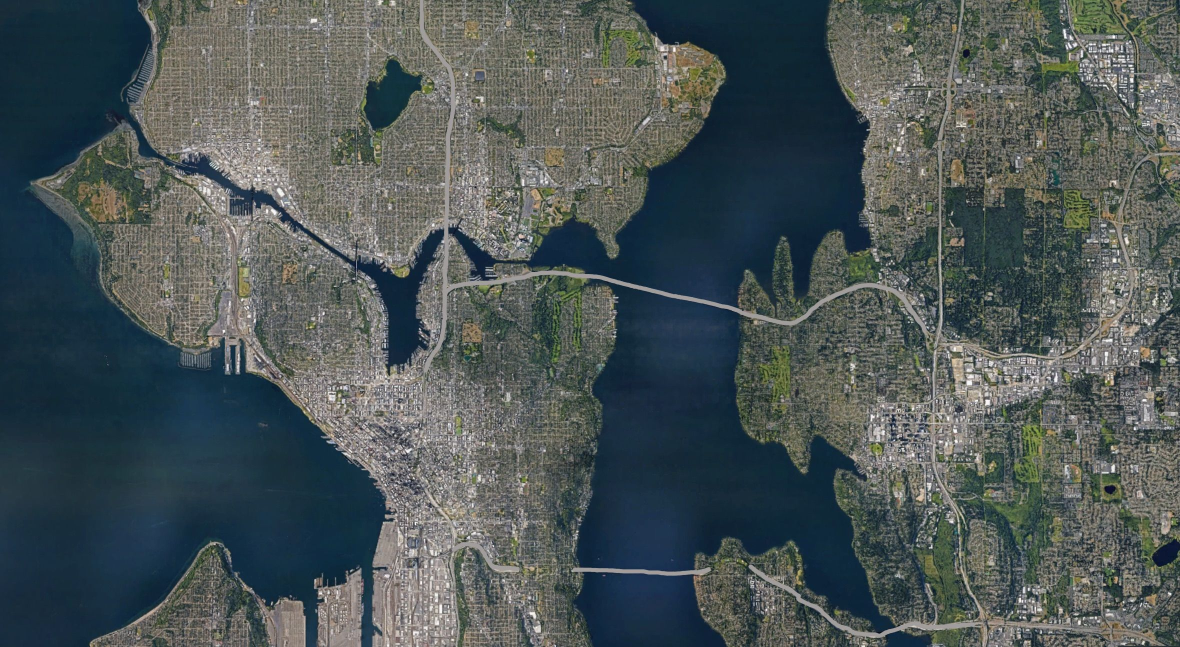
#> input picture pythonAttempt/images/LargerSeattle.jpg, 2360 x 1294 px (shown at 1/2 size); its folder holds only this picture in this run
$ python clusterWholeFolder.py   (older library calls are emulated)
#> lines starting #> are read from the running program, lines starting #| are printed output that depends on the picture
from PIL import Image, ImageDraw, ImageColor
import numpy as np
from sklearn.cluster import KMeans
import random
import sys
import os

postItWidth = 15
postItHeight = 11
canvasWidth = 1155
canvasHeight = 792

rose = (196, 85, 101)
orange = (212, 135, 63)
blue = (50, 139, 147)
pink = (194, 58, 124)
green = (138, 180, 52)
postItColors = (rose, orange, blue, pink, green)

def getAverageColor(img):
    pixels = img.load()
    r = 0
    g = 0
    b = 0
    count = 0
    for i in range(img.size[0]):
        for j in range(img.size[1]):
            pixelR, pixelG, pixelB = pixels[i,j]
            r += pixelR
            g += pixelG
            b += pixelB
            count += 1
    return (r//count, g//count, b//count)

def getDistance(c1, c2):
    r1, g1, b1 = c1
    r2, g2, b2 = c2
    rdist = r1 - r2
    gdist = g1 - g2
    bdist = b1 - b2
    return rdist * rdist + gdist * gdist + bdist * bdist

def getDistanceToOthers(centers, c):
    totalDistance = 0
    for center in centers:
        totalDistance += getDistance(c, center)
    return totalDistance


def mapCentersToPostItColors(postItColors, centers):
    distances = []
    for center in centers:
        distances.append(getDistanceToOthers(centers, center))
    orderedIndexes = []
    # print(sorted(distances))
    for dist in sorted(distances):
        orderedIndexes.append(distances.index(dist))
    # print(orderedIndexes)
    # print(postItColors)
    sortedPostItColors = sorted(postItColors, key=lambda x: getDistanceToOthers(postItColors, x))
    # print(sortedPostItColors)
    returnColors = [None] * len(sortedPostItColors)
    for i in range(len(sortedPostItColors)):
        index = orderedIndexes[i]
        color = sortedPostItColors[i]
        returnColors[index] = color
    # print(returnColors)
    return returnColors


    # [13 lines of commented-out code are left out]

def generateImg(path):
#> called with path = './images/LargerSeattle.jpg'
    img = Image.open(path)
#> img is the input picture: PIL image 2360x1294 RGB; mean R, G, B 76.2, 85.7, 86
    maxsize = (img.size[0] * canvasHeight // img.size[1], canvasHeight)
#> maxsize = (1444, 792)

    img = img.resize(maxsize, Image.ANTIALIAS)
#> img: PIL image 1444x792 RGB
    canvas = ImageDraw.Draw(img)

    subImg = img.crop((0, 0, 500, 500))
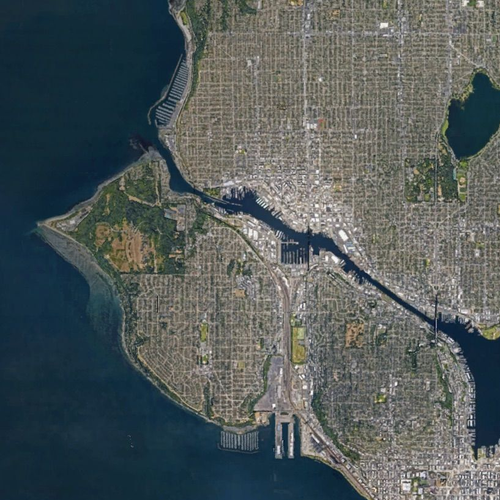
#> subImg: PIL image 500x500 RGB; mean R, G, B 81.8, 90.2, 90.6
    colors = []

    for i in range(0, canvasWidth, postItWidth):
        for j in range(0, canvasHeight, postItHeight):
            subImg = img.crop((i, j, i + postItWidth, j + postItHeight))
            c = getAverageColor(subImg)
            # canvas.rectangle((i, j, i + postItWidth, j + postItHeight), fill=c, outline=None)
            colors.append(c)
#> after the loop, colors = 5544 items, first 6: (24, 44, 56), (24, 43, 55), (19, 42, 56), (17, 40, 55), (17, 39, 53), (16, 39, 53)

    npColors = np.array(colors)
    kmeans = KMeans(n_clusters=5, random_state=0).fit(npColors)
    print(kmeans)
#| KMeans(n_clusters=5, random_state=0)
    print(kmeans.labels_)
#> (printed output is left out)
    centers = kmeans.cluster_centers_.astype(int)
#> centers = [[118, 116, 108], [21, 44, 61], [68, 79, 74], [96, 99, 91], [142, 137, 134]]
    print(centers)
#| [[118 116 108]
#|  [ 21  44  61]
#|  [ 68  79  74]
#|  [ 96  99  91]
#|  [142 137 134]]


    centers = mapCentersToPostItColors(postItColors, centers)
#> the loop in mapCentersToPostItColors, `for center in centers:` made 5 passes
#> after the loop in mapCentersToPostItColors, `for center in centers:`: distances = [24582, 58574, 22541, 17494, 48161]
#> the loop in mapCentersToPostItColors, `for dist in sorted(distances):` made 5 passes
#> dist on passes 1 to 5: 17494, 22541, 24582, 48161, 58574
#> after the loop in mapCentersToPostItColors, `for dist in sorted(distances):`: orderedIndexes = [3, 2, 0, 4, 1]
#> the loop in mapCentersToPostItColors, `for i in range(len(sortedPostItColors)):` made 5 passes
#> index on passes 1 to 5: 3, 2, 0, 4, 1
#> after the loop in mapCentersToPostItColors, `for i in range(len(sortedPostItColors)):`: returnColors = [(194, 58, 124), (50, 139, 147), (212, 135, 63), (196, 85, 101), (138, 180, 52)]
#> centers has the same summary as returnColors in mapCentersToPostItColors
    # random.shuffle(centers)
    count = 0
    for i in range(0, canvasWidth, postItWidth):
        for j in range(0, canvasHeight, postItHeight):
            c = centers[kmeans.labels_[count]]
            # print("c:", c)
            canvas.rectangle((i, j, i + postItWidth, j + postItHeight), fill=tuple(c), outline=None)
            count += 1
#> after the loop, count = 5544
    return img

if __name__ == "__main__":
    # setup
    for path in os.listdir("./images"):
        img = generateImg(os.path.join("./images", path))
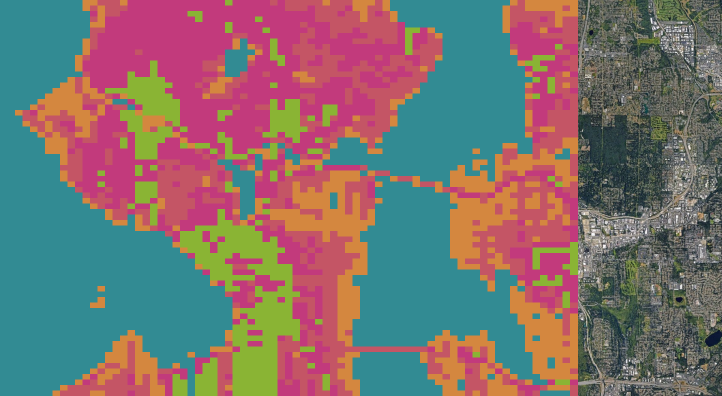
#> img: PIL image 1444x792 RGB (shown at 1/2 size); mean R, G, B 126.4, 112.2, 109.9
        img.save(os.path.join("./results", path), "png")

$ run again, on pythonAttempt/images/a4WithRoad.jpg
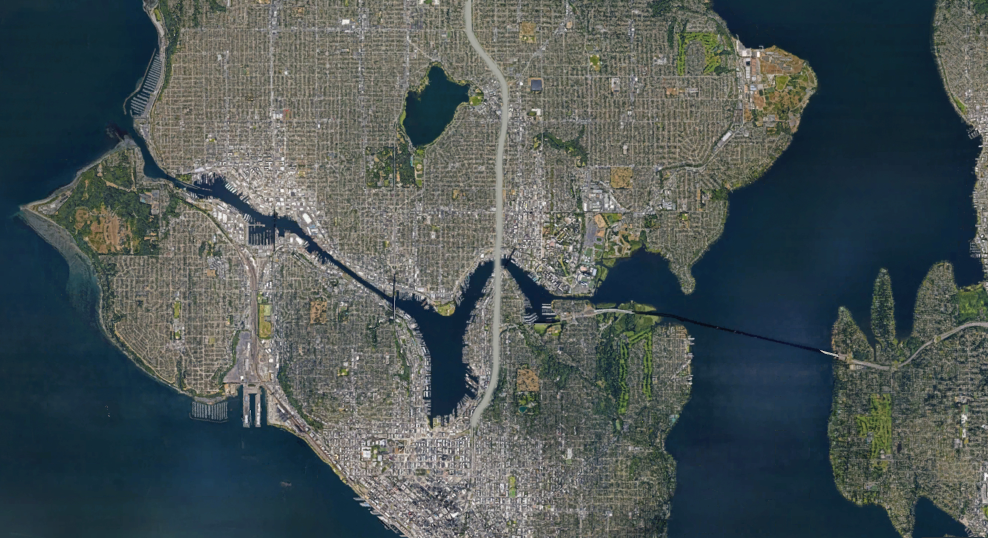
#> input picture pythonAttempt/images/a4WithRoad.jpg, 1976 x 1076 px (shown at 1/2 size)
#> in generateImg, img is the input picture: PIL image 1976x1076 RGB; mean R, G, B 74.5, 84.6, 85
#> in generateImg, `subImg = img.crop((0, 0, 500, 500))`:
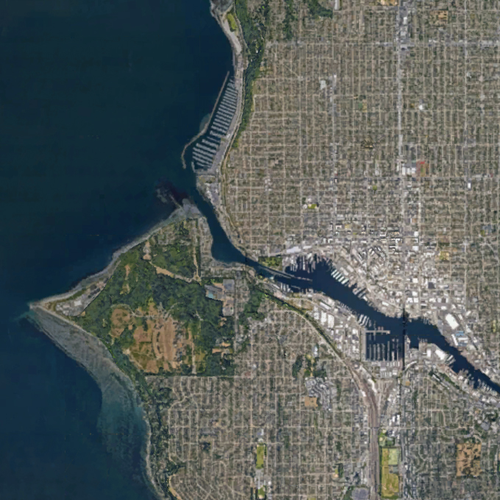
#> subImg: PIL image 500x500 RGB; mean R, G, B 83.8, 91.7, 90.3
#> after the loop in generateImg, `for i in range(0, canvasWidth, postItWidth):`: colors = 5544 items, first 6: (23, 44, 56), (22, 43, 56), (20, 42, 55), (16, 40, 54), (16, 41, 54), (16, 39, 52)
#| KMeans(n_clusters=5, random_state=0)
#> (printed output is left out)
#> in generateImg, `centers = kmeans.cluster_centers_.astype(int)`: centers = [[68, 80, 74], [118, 116, 107], [141, 138, 133], [21, 45, 61], [98, 101, 91]]
#| [[ 68  80  74]
#|  [118 116 107]
#|  [141 138 133]
#|  [ 21  45  61]
#|  [ 98 101  91]]
#> the loop in mapCentersToPostItColors, `for center in centers:` made 5 passes
#> after the loop in mapCentersToPostItColors, `for center in centers:`: distances = [22292, 24021, 47078, 58367, 17458]
#> the loop in mapCentersToPostItColors, `for dist in sorted(distances):` made 5 passes
#> dist on passes 1 to 5: 17458, 22292, 24021, 47078, 58367
#> after the loop in mapCentersToPostItColors, `for dist in sorted(distances):`: orderedIndexes = [4, 0, 1, 2, 3]
#> the loop in mapCentersToPostItColors, `for i in range(len(sortedPostItColors)):` made 5 passes
#> index on passes 1 to 5: 4, 0, 1, 2, 3
#> after the loop in mapCentersToPostItColors, `for i in range(len(sortedPostItColors)):`: returnColors = [(212, 135, 63), (194, 58, 124), (138, 180, 52), (50, 139, 147), (196, 85, 101)]
#> in generateImg, `centers = mapCentersToPostItColors(postItColors, centers)`: centers has the same summary as returnColors in mapCentersToPostItColors
#> after the loop in generateImg, `for i in range(0, canvasWidth, postItWidth):`: count = 5544
#> `img = generateImg(os.path.join("./images", path))`:
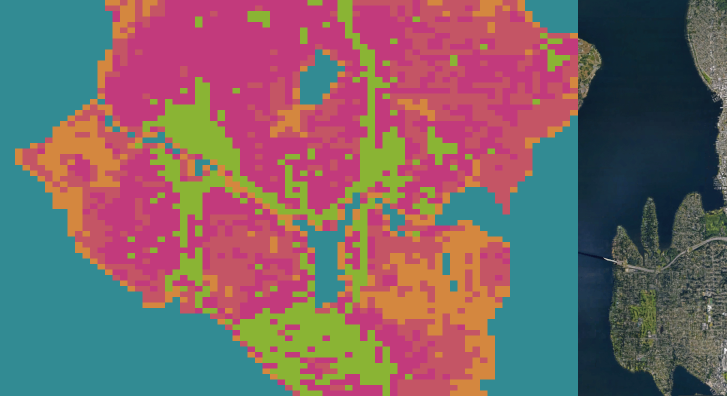
#> img: PIL image 1454x792 RGB (shown at 1/2 size); mean R, G, B 123.2, 101, 103.5

$ run again, on pythonAttempt/images/aerialbeach.jpg
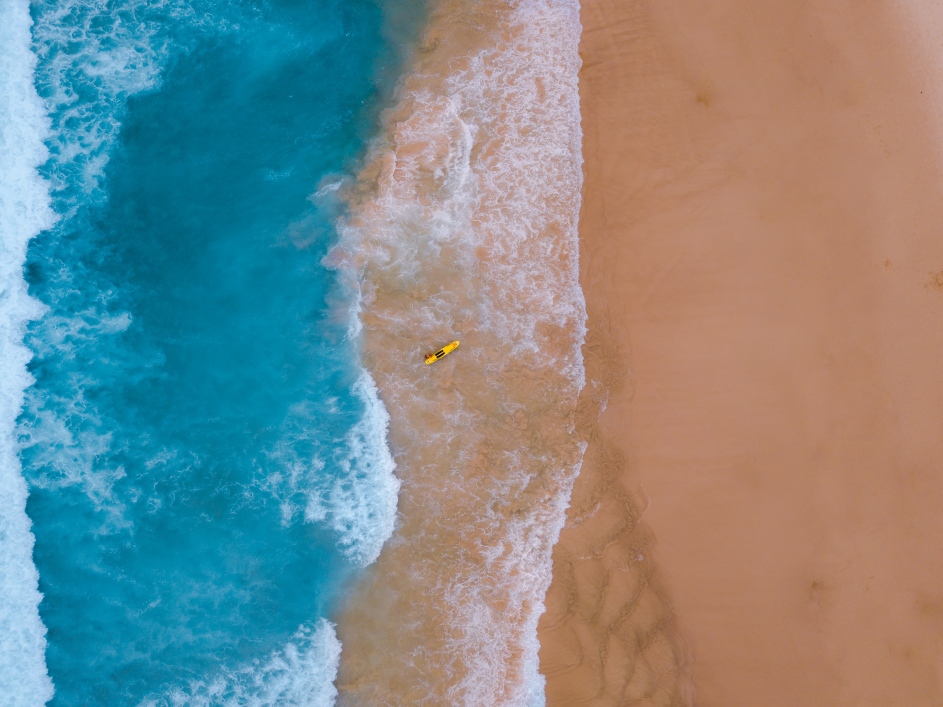
#> input picture pythonAttempt/images/aerialbeach.jpg, 2829 x 2120 px (shown at 1/3 size)
#> in generateImg, img is the input picture: PIL image 2829x2120 RGB; mean R, G, B 123.9, 138.8, 139.3
#> in generateImg, `subImg = img.crop((0, 0, 500, 500))`:
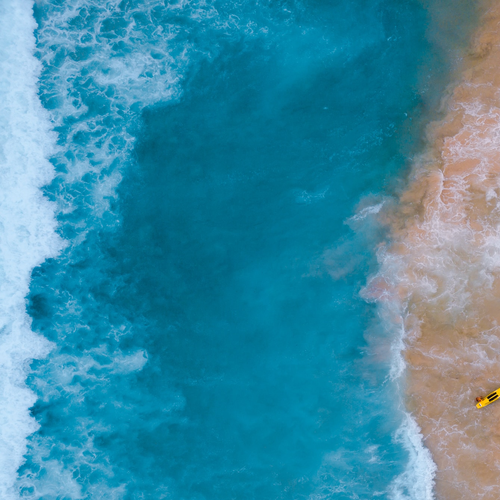
#> subImg: PIL image 500x500 RGB; mean R, G, B 57.7, 138.5, 163.6
#> after the loop in generateImg, `for i in range(0, canvasWidth, postItWidth):`: colors = 5544 items, first 6: (158, 202, 232), (164, 206, 236), (169, 210, 238), (165, 208, 237), (167, 208, 237), (168, 208, 237)
#| KMeans(n_clusters=5, random_state=0)
#> (printed output is left out)
#> in generateImg, `centers = kmeans.cluster_centers_.astype(int)`: centers = [[176, 180, 194], [10, 7, 6], [6, 123, 155], [174, 130, 106], [68, 153, 187]]
#| [[176 180 194]
#|  [ 10   7   6]
#|  [  6 123 155]
#|  [174 130 106]
#|  [ 68 153 187]]
#> the loop in mapCentersToPostItColors, `for center in centers:` made 5 passes
#> after the loop in mapCentersToPostItColors, `for center in centers:`: distances = [149189, 237968, 105785, 111273, 93977]
#> the loop in mapCentersToPostItColors, `for dist in sorted(distances):` made 5 passes
#> dist on passes 1 to 5: 93977, 105785, 111273, 149189, 237968
#> after the loop in mapCentersToPostItColors, `for dist in sorted(distances):`: orderedIndexes = [4, 2, 3, 0, 1]
#> the loop in mapCentersToPostItColors, `for i in range(len(sortedPostItColors)):` made 5 passes
#> index on passes 1 to 5: 4, 2, 3, 0, 1
#> after the loop in mapCentersToPostItColors, `for i in range(len(sortedPostItColors)):`: returnColors = [(138, 180, 52), (50, 139, 147), (212, 135, 63), (194, 58, 124), (196, 85, 101)]
#> in generateImg, `centers = mapCentersToPostItColors(postItColors, centers)`: centers has the same summary as returnColors in mapCentersToPostItColors
#> after the loop in generateImg, `for i in range(0, canvasWidth, postItWidth):`: count = 5544
#> `img = generateImg(os.path.join("./images", path))`:
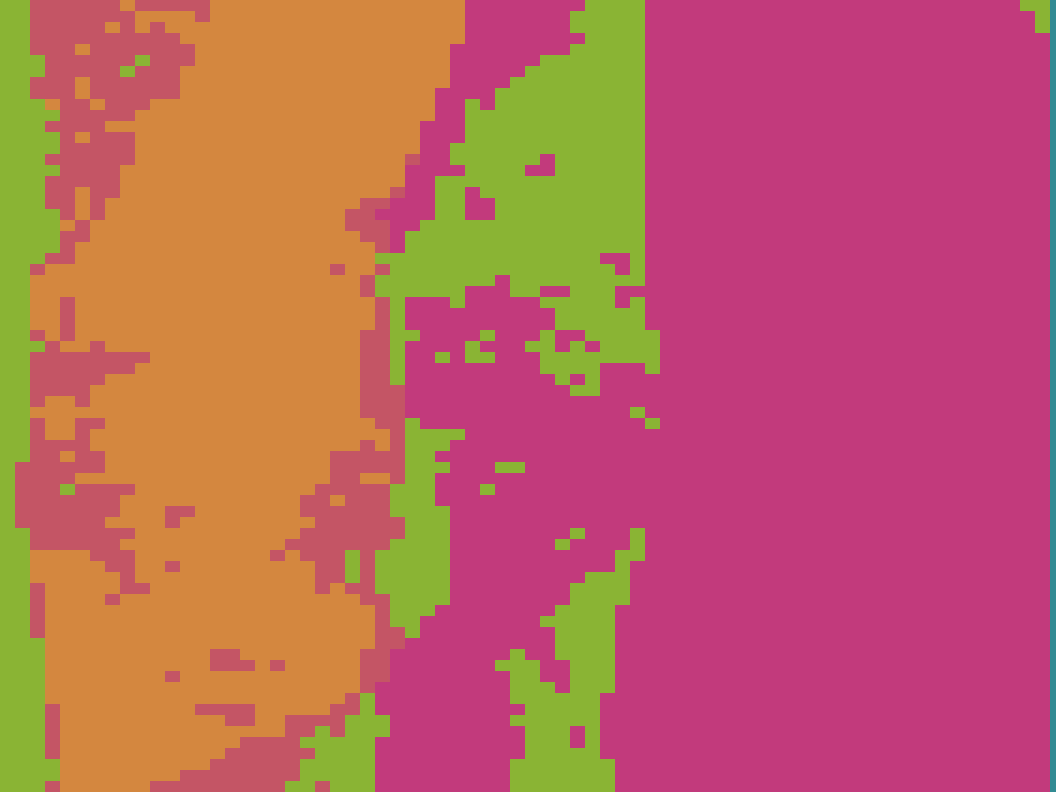
#> img: PIL image 1056x792 RGB; mean R, G, B 189.5, 98.4, 96
